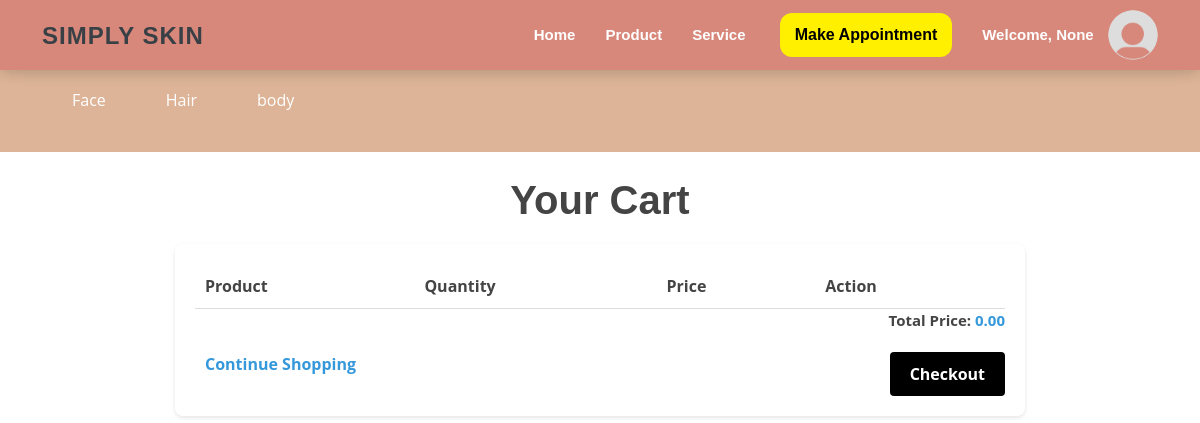
The app's page /cart/ (signed in) with its own data.
### skin_app/models.py (models this page shows, shortened)
class CustomUser(AbstractUser):
    role = models.CharField(max_length=100, default="")
    first_name = models.CharField(max_length=100)
    last_name = models.CharField(max_length=100, blank=True, null=True)
    gender_choices = [
        ('male', 'Male'),
        ('female', 'Female'),
        ('other', 'Other'),
    ]
    gender = models.CharField(max_length=6, choices=gender_choices, blank=True)

class Category(models.Model):
    name = models.CharField(max_length=100)

### skin_app/views.py (the view)
# urls.py: path('cart/', views.view_cart, name='cart'),
@login_required(login_url='login')
def view_cart(request):
    categories = Category.objects.all()
    cart = request.user.cart
    cart_items = CartItem.objects.filter(cart=cart)
    total_price = calculate_total_price(request.user)
    return render(request, 'cart.html', {'cart_items': cart_items, 'categories': categories, 'total_price': total_price})

### skin_app/utils.py (called while the page is built)
def calculate_total_price(user):
    cart_items = CartItem.objects.filter(cart__user=user)
    total_price = sum(item.product.sale_price * item.quantity for item in cart_items)
    return total_price

### templates/cart.html (shortened to what this page needs)
{% load static %}
<!DOCTYPE html>
<html lang="en">
<head>
</head>
{% include "home.html" %}
{% include "naval.html"%}
<br>
<body>
    <header>
        <h1 class="cart-header">Your Cart</h1>
<div class="container1">
    <table class="cart-table">
        <thead>
            <tr>
                <th>Product</th>
                <th>Quantity</th>
                <th>Price</th>
                <th>Action</th>
            </tr>
        </thead>
    </table>
    <p class="total-price-data">Total Price: <span id="total-price"></span></p>
    <div class="button-container">
        <a class="continue-shopping-link" href="{% url 'display_product' %}">Continue Shopping</a>
        <a class="checkout-button" href="{% url 'checkout' %}">Checkout</a>
    </div>
</div>
</body>
</html>

### templates/home.html (shortened to what this page needs)
{% load static %}
<!DOCTYPE html>
<html lang="en">
<head>
  <link rel="stylesheet" href="{% static '/https://cdnjs.cloudflare.com/ajax/libs/font-awesome/5.15.3/css/all.min.css'%}">
  <link href="{% static '/assets/vendor/bootstrap/css/bootstrap.min.css'%}" rel="stylesheet">
  <link href="{% static '/assets/vendor/bootstrap-icons/bootstrap-icons.css'%}" rel="stylesheet">
  <link href="{% static '/assets/vendor/boxicons/css/boxicons.min.css'%}" rel="stylesheet">
  <link href="{% static '/assets/vendor/glightbox/css/glightbox.min.css'%}" rel="stylesheet">
  <link href="{% static '/assets/vendor/swiper/swiper-bundle.min.css'%}" rel="stylesheet">
  <link href="{% static '/assets/css/style.css'%}" rel="stylesheet">
</head>
<body>
  <header id="header" class="fixed-top d-flex align-items-center">
    <div class="container d-flex align-items-center">
      <div class="logo me-auto">
        <h1><a href="{% static '/index.html'%}" style="font-size: 24px;">SIMPLY SKIN</a></h1>
      </div>
      <nav id="navbar" class="navbar order-last order-lg-0">
        <ul>
          <li><a class="nav-link scrollto active" href="{% url 'userdashboard' %}">Home</a></li>
          <li><a class="nav-link scrollto" href="{% url 'display_product' %}">Product</a></li>
          <li><a class="nav-link scrollto" href="{% url 'service_list' %}">Service</a></li>
        </ul>
        {% if user.is_authenticated %}
        <ul>
          <li>
              <a href="{% url 'appointment' %}">
                  &nbsp;<button class="button-32" id="button-32" role="button">Make Appointment</button>
              </a>
          </li>
      </ul>
      <ul>
        <ul>
          <li class="dropdown">
              <a class="nav-link scrollto" href="#" id="usernameDropdown" name="profile_picture" role="button" data-toggle="dropdown" aria-haspopup="true" aria-expanded="false">
                  <strong> Welcome, {{ user.first_name }} {{ user.last_name }}</strong> <i class="bi bi-caret-down"></i>
                  <div class="profile-picture-round">
                    {% if user_profile.profile_picture %}
                      <img src="{{ user_profile.profile_picture.url }}" alt="User Profile Picture">
                    {% else %}
                      <img src="{% static '/assets/img/profile_default.png' %}" alt="Default Profile Picture">
                    {% endif %}
                  </div>
                </a>
     {% endif %}
    </nav>
  </div>
  </header>

### templates/naval.html (shortened to what this page needs)
{% load static %}
<!DOCTYPE html>
<html lang="en">
<head>
</head>
<body>
{% include 'home.html' %}
<br><br>
<div class="category-nav">
    <div class="container">
        <ul>
            {% for category in categories %}
            <li>
                <a href="?category={{ category.name }}" class="category-link">{{ category.name }}</a>
            </li>
            {% endfor %}
        </ul>
    </div>
</div>

### static/assets/css/style.css (style rules this page uses)
body { font-family: "Open Sans", sans-serif; color: #444444; }
a { color: #3498db; text-decoration: none; }
h1, h2, h3, h4, h5, h6 { font-family: "Raleway", sans-serif; }
#header { height: 70px; transition: all 0.5s; z-index: 997; transition: all 0.5s; background: #fff; box-shadow: 0px 2px 15px rgba(0, 0, 0, 0.1); }
#header .logo h1 { font-size: 28px; margin: 0; font-weight: 600; letter-spacing: 1px; text-transform: uppercase; color: #384046; }
#header .logo h1 a, #header .logo h1 a:hover { color: #384046; text-decoration: none; }
.navbar { padding: 0; }
.navbar ul { margin: 0; padding: 0; display: flex; list-style: none; align-items: center; }
.navbar li { position: relative; }
.navbar a, .navbar a:focus { display: flex; align-items: center; justify-content: space-between; padding: 10px 0 10px 30px; font-family: "Poppins", sans-serif; font-size: 16px; font-weight: 500; color: #4f5a62; white-space: nowrap; transition: 0.3s; }
.navbar a i, .navbar a:focus i { font-size: 12px; line-height: 0; margin-left: 5px; }
.navbar a:hover, .navbar .active, .navbar .active:focus, .navbar li:hover>a { color: #3498db; }

### templates/cart.html (style rules this page uses)
.container1 { max-width: 850px; margin: 0 auto; padding: 20px; background-color: ; border-radius: 8px; box-shadow: 0 2px 4px rgba(0, 0, 0, 0.1); }
.cart-header { text-align: center; margin-bottom: 20px; font-weight: bold; }
.cart-table { width: 100%; border-collapse: collapse; }
.cart-table th, .cart-table td { padding: 10px; border-bottom: 1px solid #ddd; }
.total-price-data { text-align: right; }
.button-container { margin-top: 20px; text-align: right; }
.button-container a { margin-left: 10px; }
.button-container { display: flex; justify-content: space-between; margin-top: 20px; }
.continue-shopping-link { text-decoration: none; color: #3498db; font-weight: bold; }
.checkout-button { background-color: black; color: white; padding: 10px 20px; border-radius: 4px; text-decoration: none; font-weight: bold; transition: background-color 0.3s; }
.total-price-data { font-weight: bold; font-size: 15px; }
#total-price { color: #3498db; font-weight: bold; font-size: 15px; }

### templates/home.html (style rules this page uses)
.profile-picture-round { width: 50px; height: 50px; border-radius: 50%; overflow: hidden; }
.profile-picture-round img { width: 100%; height: 100%; object-fit: cover; }
.button-32 { background-color: #fff000; border-radius: 12px; color: #000; cursor: pointer; font-weight: bold; padding: 10px 15px; text-align: center; transition: 200ms; width: 100%; box-sizing: border-box; border: 0; font-size: 16px; user-select: none; -webkit-user-select: none; touch-action: manipulation; }
#header { background-color: #d7887b; }
#header a { color: white; font-weight: bold; font-size: 15px; }

### templates/naval.html (style rules this page uses)
body { margin: 0; font-family: Arial, sans-serif; }
.container { max-width: 1200px; margin: 0 auto; padding: 20px; }
.navbar { display: flex; justify-content: space-between; align-items: center; padding: 10px 30px; }
.category-nav { background-color: #ddb497 !important; color: #fff; padding: 15px 0; text-align: left; }
.category-nav ul { list-style-type: none; padding: 0; margin: 0; display: flex; justify-content: flex-start; }
.category-nav li { margin: 0 20px; position: relative; }
.category-nav li a { color: #fff; text-decoration: none; font-size: 16px; padding: 5px 10px; display: block; }
.dropdown { position: relative; display: inline-block; }

### records on screen
CustomUser: last_name "None"
Category: name "Face"
Category: name "Hair"
Category: name "body"
